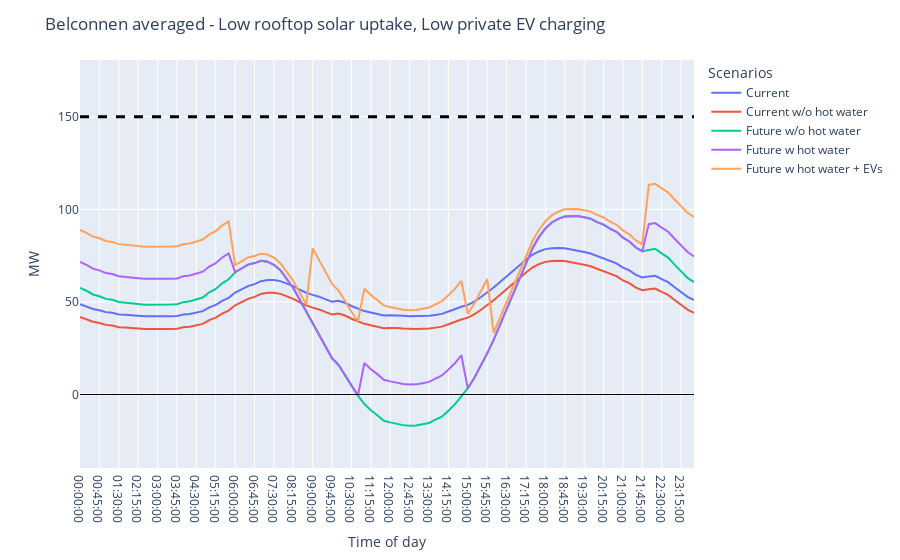

Notebook code for this chart:
### Code cell
fig = go.Figure(plotting_df_many.plot())
fig.update_yaxes(range = [y_min,y_max])
if plt_min < 0:
    fig.add_hline(y=0, line_width=1, line_dash="solid", line_color="black")
fig.add_hline(y=zs_combined_rating, line_width=3, line_dash="dash", line_color="black")
fig.update_layout(
    title=f"{SA_region} averaged - {solar_uptake} rooftop solar uptake, {EV_private_charging} private EV charging",
    xaxis_title="Time of day",
    yaxis_title="MW",
    legend_title="Scenarios",
)
# fig.write_image(f"{SA_region}-{solar_uptake}_solar-{EV_private_charging}_private_EV-average.png")
